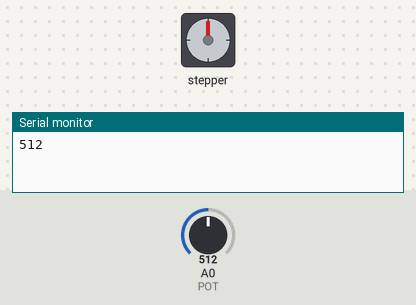
Bench run of a sketch on a simulated Arduino Uno, built with avr-gcc and run on an emulated ATmega328P. On the bench: stepper motor, the last lines printed to the serial monitor. Inputs (shaded band) come from the test bench; at power-on: A0 (POT) = 512. Stepper angles assume 2048 steps per turn.

Above: at 0.04 s.
At 9.48 s:
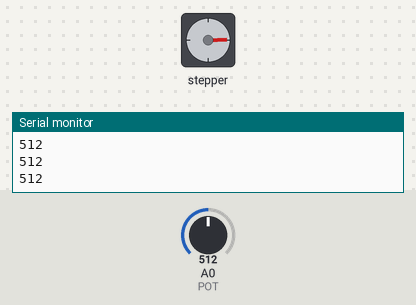
At 19.13 s:
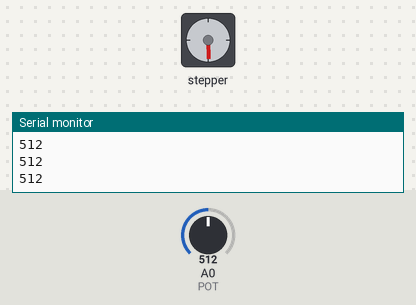
At 38.44 s:
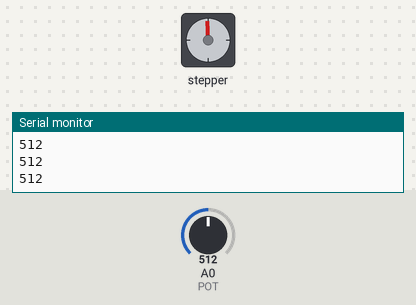
Timing chart, 0 to 40.0 s (numbered marks = the images above):
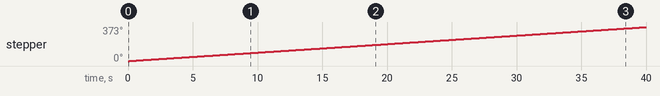

Measured:
- by itself, stepper: keeps turning clockwise at about 9°/s

The sketch:

_17._Run_Stepper_Potentiometer.ino
```cpp
#include<Stepper.h>

const int SPR = 32;
const int SPRO = 32 * 64;
const int POT = 0;
//const int button = 2;

Stepper STEP(SPR, 8, 9, 10, 11);

int Direction;
int val = 0;

void setup()
{
  Serial.begin(9600);
}

void loop()
{
  val = analogRead(POT);
  Serial.println(val);
  Direction = SPR;
  STEP.setSpeed(100);
  STEP.step(Direction);
}
```
